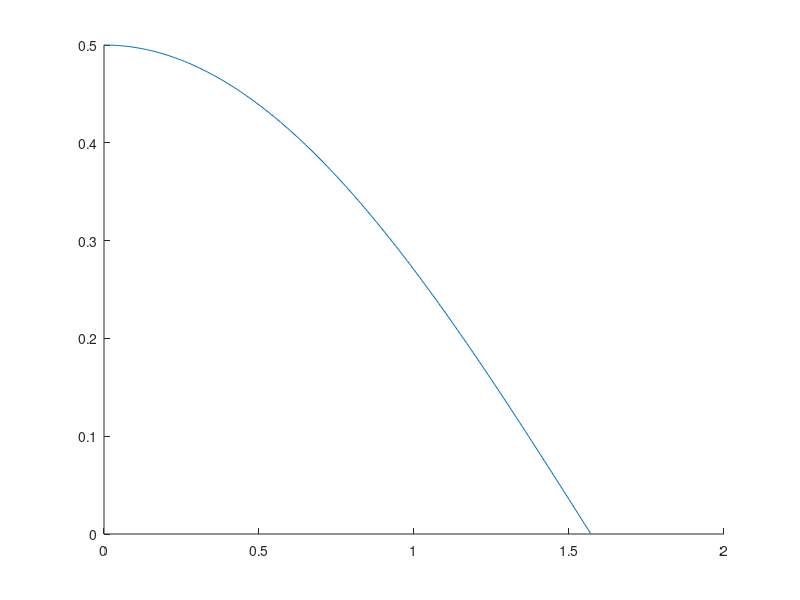

Reproduce this figure in MATLAB. (Note: this script raises an error after producing the figure.)
clear; % clear CommandWindow and workspace
 a(1)=-1;
 b(2)=0;
 sayac=0;
 AGS=zeros(3,1);
 eps=1e-8;% for sedumi
 bigeps=eps;% for sedumi
 maxiter=400;% for sedumi
 degrees=1:10;
 timescale=1;
 tolerance=5*10^(-5);%5
 
 
 n=2;%the dimension of the state space
 hold on
t=0:0.01:1.57;
xt=0.5*cos(t);
plot(t,xt)
 for r=0:0.01:0.5
     a(2)=r;
 for aa=0:.01   :1.6-2*r
         b(1)=-aa;
         % define the plant itself
         G = @(x) (0.1E1+x(1).^2).^2.*(0.1E1+x(2).^2).^2;

  F1=@(x)timescale*(1+x(1).^2).*(-0.3E1).*(0.333333E0.*a(1).*sin(b(1))+0.333333E0.*a(1).*cos(b(1)) ...
  .*x(1)+(-0.2E1).*a(2).*cos(b(2)).*x(1)+0.333333E0.*a(1).*sin(b(1)) ...
  .*x(1).^2+(-0.133333E1).*a(2).*sin(b(2)).*x(1).^2+0.333333E0.*a(1) ...
  .*cos(b(1)).*x(1).^3+0.2E1.*a(2).*cos(b(2)).*x(1).^3+0.666667E0.* ...
  a(1).*cos(b(1)).*x(2)+0.666667E0.*a(1).*sin(b(1)).*x(1).*x(2)+ ...
  0.266667E1.*a(2).*sin(b(2)).*x(1).*x(2)+0.666667E0.*a(1).*cos(b(1) ...
  ).*x(1).^2.*x(2)+(-0.533333E1).*a(2).*cos(b(2)).*x(1).^2.*x(2)+ ...
  0.666667E0.*a(1).*sin(b(1)).*x(1).^3.*x(2)+(-0.266667E1).*a(2).* ...
  sin(b(2)).*x(1).^3.*x(2)+0.133333E1.*a(1).*cos(b(1)).*x(1).*x(2) ...
  .^2+0.133333E1.*a(2).*cos(b(2)).*x(1).*x(2).^2+0.8E1.*a(2).*sin(b( ...
  2)).*x(1).^2.*x(2).^2+0.133333E1.*a(1).*cos(b(1)).*x(1).^3.*x(2) ...
  .^2+(-0.133333E1).*a(2).*cos(b(2)).*x(1).^3.*x(2).^2+0.666667E0.* ...
  a(1).*cos(b(1)).*x(2).^3+0.666667E0.*a(1).*sin(b(1)).*x(1).*x(2) ...
  .^3+(-0.266667E1).*a(2).*sin(b(2)).*x(1).*x(2).^3+0.666667E0.*a(1) ...
  .*cos(b(1)).*x(1).^2.*x(2).^3+0.533333E1.*a(2).*cos(b(2)).*x(1) ...
  .^2.*x(2).^3+0.666667E0.*a(1).*sin(b(1)).*x(1).^3.*x(2).^3+ ...
  0.266667E1.*a(2).*sin(b(2)).*x(1).^3.*x(2).^3+(-0.333333E0).*a(1) ...
  .*sin(b(1)).*x(2).^4+0.1E1.*a(1).*cos(b(1)).*x(1).*x(2).^4+( ...
  -0.2E1).*a(2).*cos(b(2)).*x(1).*x(2).^4+(-0.333333E0).*a(1).*sin( ...
  b(1)).*x(1).^2.*x(2).^4+(-0.133333E1).*a(2).*sin(b(2)).*x(1).^2.* ...
  x(2).^4+0.1E1.*a(1).*cos(b(1)).*x(1).^3.*x(2).^4+0.2E1.*a(2).*cos( ...
  b(2)).*x(1).^3.*x(2).^4);

  F2=@(x)timescale*(1+x(2).^2).*(-0.6E1).*(0.166667E0.*a(1).*sin(b(1))+0.333333E0.*a(1).*cos(b(1)) ...
  .*x(1)+0.333333E0.*a(1).*cos(b(1)).*x(1).^3+(-0.166667E0).*a(1).* ...
  sin(b(1)).*x(1).^4+0.166667E0.*a(1).*cos(b(1)).*x(2)+(-0.1E1).*a( ...
  2).*cos(b(2)).*x(2)+0.333333E0.*a(1).*sin(b(1)).*x(1).*x(2)+ ...
  0.133333E1.*a(2).*sin(b(2)).*x(1).*x(2)+0.666667E0.*a(1).*cos(b(1) ...
  ).*x(1).^2.*x(2)+0.666667E0.*a(2).*cos(b(2)).*x(1).^2.*x(2)+ ...
  0.333333E0.*a(1).*sin(b(1)).*x(1).^3.*x(2)+(-0.133333E1).*a(2).* ...
  sin(b(2)).*x(1).^3.*x(2)+0.5E0.*a(1).*cos(b(1)).*x(1).^4.*x(2)+( ...
  -0.1E1).*a(2).*cos(b(2)).*x(1).^4.*x(2)+0.166667E0.*a(1).*sin(b(1) ...
  ).*x(2).^2+(-0.666667E0).*a(2).*sin(b(2)).*x(2).^2+0.333333E0.*a( ...
  1).*cos(b(1)).*x(1).*x(2).^2+(-0.266667E1).*a(2).*cos(b(2)).*x(1) ...
  .*x(2).^2+0.4E1.*a(2).*sin(b(2)).*x(1).^2.*x(2).^2+0.333333E0.*a( ...
  1).*cos(b(1)).*x(1).^3.*x(2).^2+0.266667E1.*a(2).*cos(b(2)).*x(1) ...
  .^3.*x(2).^2+(-0.166667E0).*a(1).*sin(b(1)).*x(1).^4.*x(2).^2+( ...
  -0.666667E0).*a(2).*sin(b(2)).*x(1).^4.*x(2).^2+0.166667E0.*a(1).* ...
  cos(b(1)).*x(2).^3+0.1E1.*a(2).*cos(b(2)).*x(2).^3+0.333333E0.*a( ...
  1).*sin(b(1)).*x(1).*x(2).^3+(-0.133333E1).*a(2).*sin(b(2)).*x(1) ...
  .*x(2).^3+0.666667E0.*a(1).*cos(b(1)).*x(1).^2.*x(2).^3+( ...
  -0.666667E0).*a(2).*cos(b(2)).*x(1).^2.*x(2).^3+0.333333E0.*a(1).* ...
  sin(b(1)).*x(1).^3.*x(2).^3+0.133333E1.*a(2).*sin(b(2)).*x(1).^3.* ...
  x(2).^3+0.5E0.*a(1).*cos(b(1)).*x(1).^4.*x(2).^3+0.1E1.*a(2).*cos( ...
  b(2)).*x(1).^4.*x(2).^3); 


%tol=1e+4;
%u=10
%tolerance=tol/sum([sqrt(F1([0 0])^2+F2([0 0])^2),sqrt(F1([u u])^2+F2([u u])^2),sqrt(F1([u -u])^2+F2([u -u])^2),sqrt(F1([-u u])^2+F2([-u u])^2),sqrt(F1([-u -u])^2+F2([-u -u])^2)])

GRed=@(x)(1+x.^2).^2;
        for degree=degrees%this is actually the half of the degree
            degreeInt=1;
            x=sdpvar(n,1);
            y=sdpvar(n-1,1);
            degree*2;
            [rho,wrho] = polynomial(x,2*degree);
            f1 = F1(x);
            f2 = F2(x);
            g = G(x);
            div = jacobian( f1, x(1) )+...
                jacobian( f2, x(2) );
            fun = (g*rho*div+jacobian(rho,x)*[f1;f2]*g-rho*jacobian(g,x)*[f1;f2]);
            
            
            %(Bx * div - alpha*jacobian(Anladım KHAS112Bx, x)*([Ax*f1 + g1*c;Ax*f2 + g2*c]));
            % fun = (Bx * div - alpha*jacobian(Bx, x)*([Ax*f1 + g1*c]));
            %constr = [sos(fun),sos(rho),sos(funRed),sos(rhoRed),sum(wrho)>=tolerance,sum(wrhoRed)>=toleranceRed]%,wrho(1)>=tolerance,wrhoRed(1)>=toleranceRed];
            constr = [sos(fun),sos(rho-tolerance)];
            params = [wrho];
%             constr =
%             [sos(fun),sos(rho),sum(wrho)>=tolerance,wrho(1)>=tolerance];
%             params = [wrho];
%             constr = [sos(funRed),sos(rhoRed),sum(wrhoRed)>=toleranceRed];
%            params = [ wrhoRed];
            %options = sdpsettings('solver','sdpa');
            %options = sdpsettings('solver','sdpt3');
            options = sdpsettings('solver','sedumi','verbose',0,'sedumi.eps',eps,'sedumi.bigeps', ...
                bigeps,'sedumi.maxiter',maxiter);
            %options = sdpsettings('solver','mosek');
            [sol,~,~,~]=solvesos(constr,1,options,params);
            if sol.problem==0
                yalmip('clear')
                sayac=sayac+1;
                AGS(:,sayac)=[r;aa;2*degree];
                save('kayitFigure3.mat')
                degree
                [r aa]
                AGS
                break
            end
            degree
            [r aa]
            AGS
            yalmip('clear')
        end
    end
 end
plot(AGS(2,:),AGS(1,:),'*')
xlabel('α') 
ylabel('r') 
%,








